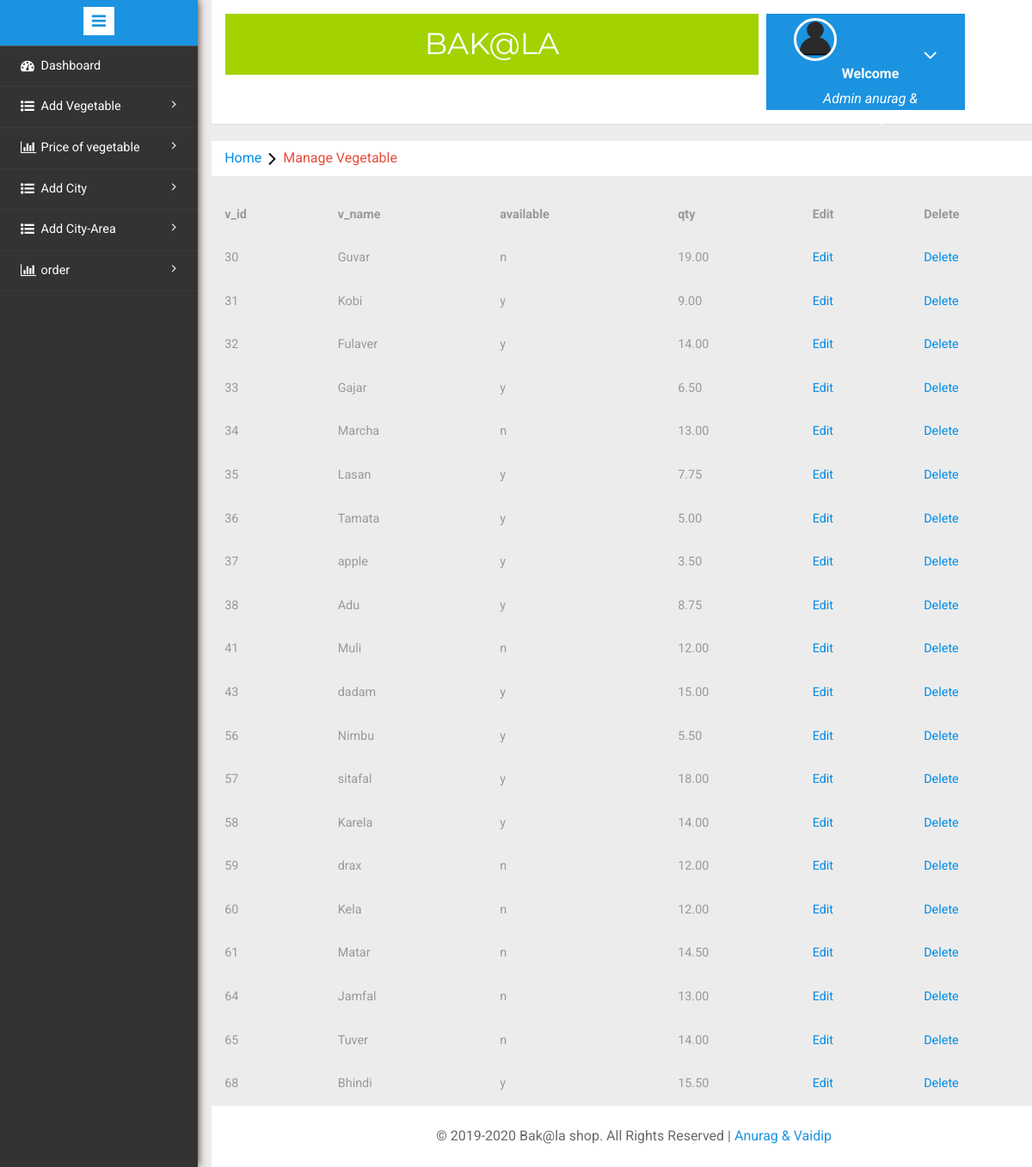
/admin/manage-vegitable.php (signed in), run on the app's committed database.
### tables this page shows
CREATE TABLE IF NOT EXISTS `veg_sell` (
  `v_id` int(5) NOT NULL AUTO_INCREMENT,
  `v_name` varchar(20) NOT NULL,
  `pr_250gm` int(5) NOT NULL,
  `pr_500gm` int(5) NOT NULL,
  `pr_1kg` int(5) NOT NULL,
  `v_qty` double(4,2) NOT NULL,
  `v_img` varchar(255) NOT NULL,
  `available` enum('y','n') NOT NULL,
  PRIMARY KEY (`v_id`)
);

### admin/manage-vegitable.php (the view, shortened to what this page needs)
<?php
include('same.php');
if(strlen($_SESSION['admin_nm'])==0)
	{
header('location:index.php');
}
else{
?>
<!doctype html>
<html>
<head>
    <link href="css/bootstrap.min.css" rel='stylesheet' type='text/css' />
    <link href="css/style.css" rel='stylesheet' type='text/css' />
    <link rel="stylesheet" href="css/morris.css" type="text/css"/>
    <link href="css/font-awesome.css" rel="stylesheet">
    <link rel="stylesheet" href="css/icon-font.min.css" type='text/css' />
</head>
<body>
   <div class="page-container">
<div class="left-content">
	   <div class="mother-grid-inner">
<?php include('header.php');?>
				</div>
	<ol class="breadcrumb">
                <li class="breadcrumb-item"><a href="panel.php">Home</a><i class="fa fa-angle-right"></i>Manage Vegetable</li>
            </ol>
<table class="table table-responsive">
    <tr>
        <th>v_id</th>
        <th>v_name</th>
        <th>available</th>
        <th>qty</th>
        <th>Edit</th>
        <th>Delete</th>
    </tr>
    <tr>
        <?php
            $qry="select v_id,v_name,available,v_qty from veg_sell";
            $v=mysql_query($qry,$con);
            while($r=mysql_fetch_array($v))
            {
        ?>
        <td><?php echo $r[0]; ?></td>
        <td><?php echo $r[1]; ?></td>
        <td><?php echo $r[2]; ?></td>
        <td><?php echo $r[3]; ?></td>
        <td><a href="edit_vegetable_by_link.php?q=<?php echo $r[0]; ?>">Edit</td>
        <td><a href="delete_vegetable_by_link.php?q=<?php echo $r[0]; ?>">Delete</td>
    </tr>
    <?php  } ?>
</table>
</body>
</html>
<?php include('footer.php');?>
					<?php include('sidebarmenu.php');?>
							  <div class="clearfix"></div>
<?php } ?>

### data on the page
veg_sell: v_id "30", v_name "Guvar", available "n", v_qty "19.00"
veg_sell: v_id "31", v_name "Kobi", available "y", v_qty "9.00"
veg_sell: v_id "32", v_name "Fulaver", available "y", v_qty "14.00"
veg_sell: v_id "33", v_name "Gajar", available "y", v_qty "6.50"
veg_sell: v_id "34", v_name "Marcha", available "n", v_qty "13.00"
veg_sell: v_id "35", v_name "Lasan", available "y", v_qty "7.75"
veg_sell: v_id "36", v_name "Tamata", available "y", v_qty "5.00"
veg_sell: v_id "37", v_name "apple", available "y", v_qty "3.50"
veg_sell: v_id "38", v_name "Adu", available "y", v_qty "8.75"
veg_sell: v_id "41", v_name "Muli", available "n", v_qty "12.00"
veg_sell: v_id "43", v_name "dadam", available "y", v_qty "15.00"
veg_sell: v_id "56", v_name "Nimbu", available "y", v_qty "5.50"
veg_sell: v_id "57", v_name "sitafal", available "y", v_qty "18.00"
veg_sell: v_id "58", v_name "Karela", available "y", v_qty "14.00"
veg_sell: v_id "59", v_name "drax", available "n", v_qty "12.00"
veg_sell: v_id "60", v_name "Kela", available "n", v_qty "12.00"
veg_sell: v_id "61", v_name "Matar", available "n", v_qty "14.50"
veg_sell: v_id "64", v_name "Jamfal", available "n", v_qty "13.00"
veg_sell: v_id "65", v_name "Tuver", available "n", v_qty "14.00"
veg_sell: v_id "68", v_name "Bhindi", available "y", v_qty "15.50"
